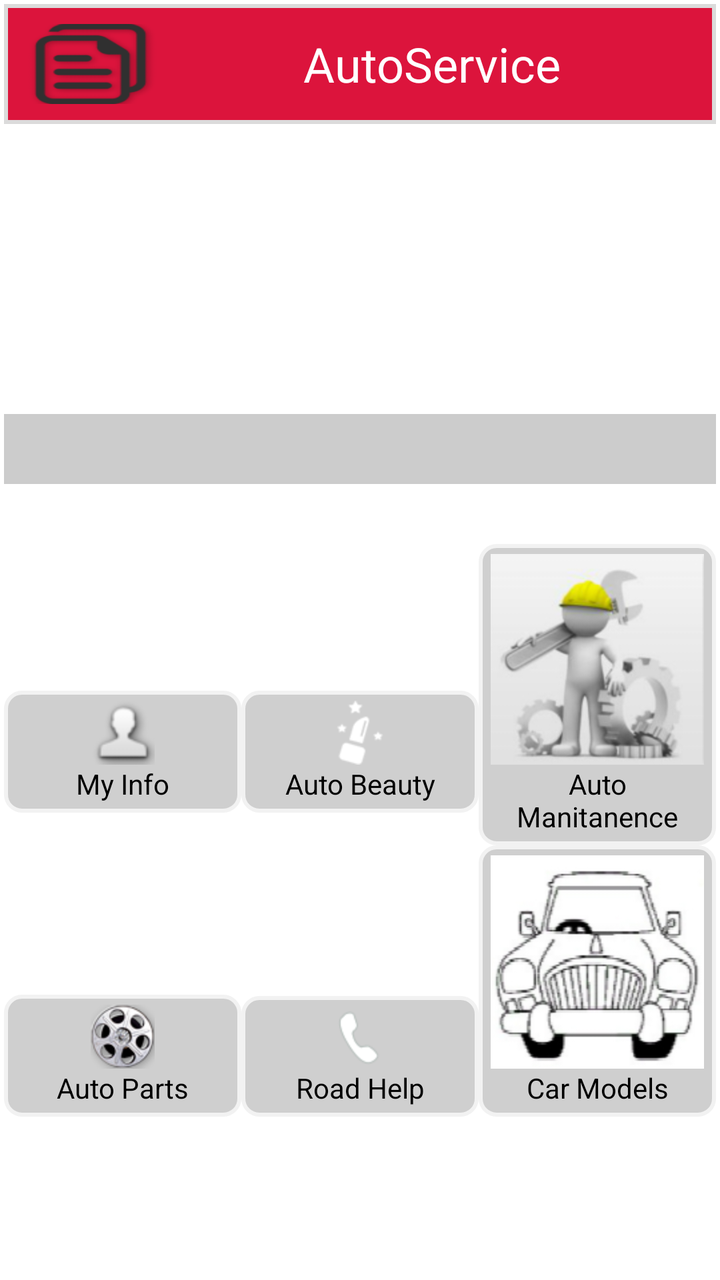
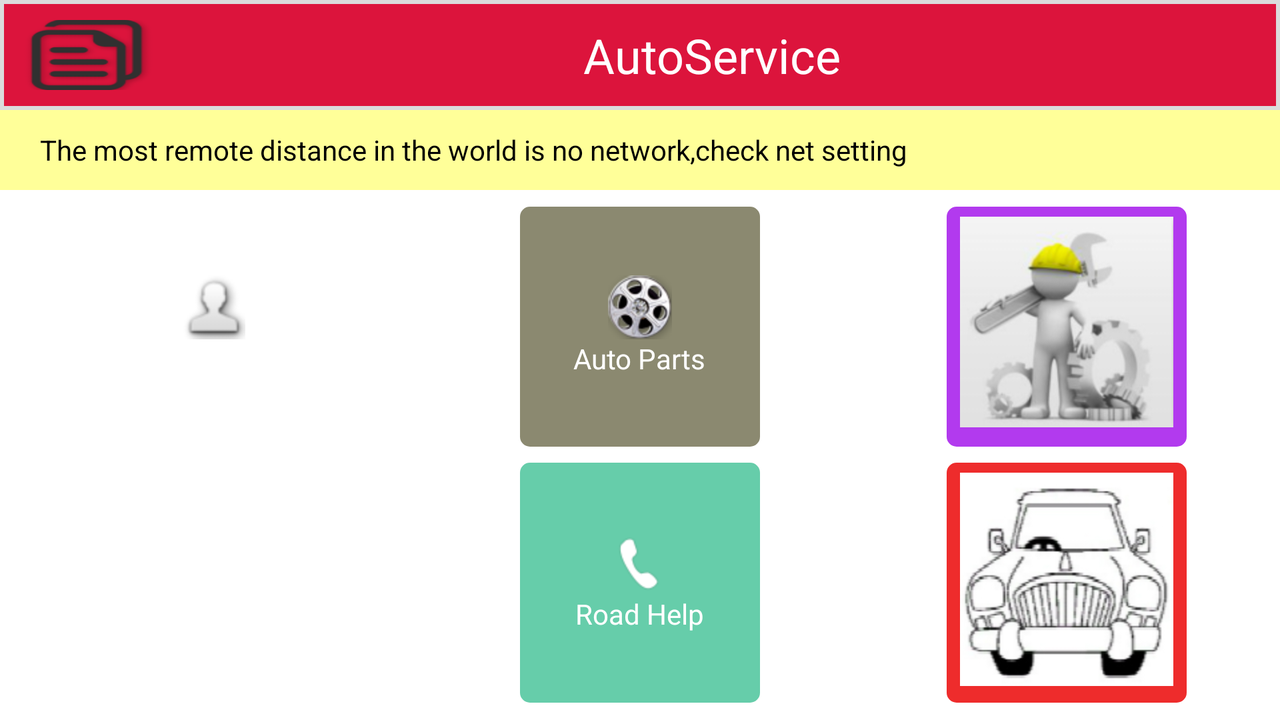

An Android layout and its configuration variant, each rendered on a device that would load it. The default file and the variant file are quoted in full after the pictures.
<!-- AndroidManifest.xml: application theme AppTheme -->
<!-- res/layout/home_page_view.xml -->
<?xml version="1.0" encoding="utf-8"?>
<LinearLayout xmlns:android="http://schemas.android.com/apk/res/android"
    android:layout_width="match_parent"
    android:layout_height="match_parent"
    android:orientation="vertical"
    android:padding="2dp" >
    <include layout="@layout/title"
        android:layout_width="match_parent"
        android:layout_height="60dp"/>
     <include layout="@layout/cycle_picture"/>
    <ImageView
        android:layout_width="match_parent"
        android:layout_height="30dp" 
        android:background="#ffffff"/>
 
    <LinearLayout
        android:layout_width="match_parent"
        android:layout_height="wrap_content"
        android:orientation="horizontal">
      	<Button
        	android:id="@+id/my_info_option"
        	android:layout_width="0dp"
        	android:layout_weight="1"
        	android:layout_height="wrap_content"
        	android:background="@drawable/bt_from1"
        	android:drawableTop="@drawable/my_info_option_bg"
        	android:text="@string/my_info_option_text"/>
     	<Button
        	android:id="@+id/auto_beauty_option"
        	android:layout_width="0dp"
        	android:layout_weight="1"
        	android:layout_height="wrap_content"
        	android:background="@drawable/bt_from1"
        	android:drawableTop="@drawable/auto_beauty_option_bg"
        	android:text="@string/auto_beauty_option_text"/>
     	<Button
        	android:id="@+id/auto_repair_option"
        	android:layout_width="0dp"
        	android:layout_weight="1"
        	android:layout_height="wrap_content"
        	android:background="@drawable/bt_from1"
        	android:drawableTop="@drawable/auto_repair_option_bg"
        	android:text="@string/auto_repair_option_text"/>
     </LinearLayout>
     <LinearLayout
     	android:layout_width="match_parent"
     	android:layout_height="match_parent"
     	android:orientation="horizontal">
     	<Button
        	android:id="@+id/auto_part_option"
        	android:layout_width="0dp"
        	android:layout_weight="1"
       		android:layout_height="wrap_content"
       		android:background="@drawable/bt_from1"
       		android:drawableTop="@drawable/auto_part_option_bg"
       		android:text="@string/auto_part_option_text"/>
    	<Button
      		android:id="@+id/road_assis_option"
       		android:layout_width="0dp"
        	android:layout_weight="1"
       		android:layout_height="wrap_content"
        	android:background="@drawable/bt_from1"
        	android:drawableTop="@drawable/road_assistant_option_bg"
        	android:text="@string/road_assis_option_text"/>
    	<Button
    	    android:id="@+id/car_models_option"
    	    android:layout_width="0dp"
    	    android:layout_weight="1"
    	    android:layout_height="wrap_content"
    	    android:background="@drawable/bt_from1"
    	    android:drawableTop="@drawable/car_models_option_bg"
    	    android:text="@string/car_models_text"/>
      </LinearLayout> 
      
    

</LinearLayout>
<!-- res/layout/title.xml (included above) -->
<?xml version="1.0" encoding="utf-8"?>
<LinearLayout xmlns:android="http://schemas.android.com/apk/res/android"
    android:layout_width="fill_parent"
    android:layout_height="fill_parent"
    android:background="@drawable/title_bar_from1" >
    <Button
        android:id="@+id/list_bt"
        android:layout_width="wrap_content"
        android:layout_height="wrap_content"
        android:layout_gravity="center"
		android:layout_margin="5dip"
		android:background="@drawable/list_button_bg"/>
    <TextView
        android:id="@+id/title_text"
        android:layout_width="0dip"
		android:layout_height="wrap_content"
		android:layout_gravity="center"
		android:layout_marginRight="5dp"
		android:layout_weight="1"
		android:gravity="center"
		android:text="@string/title_default_text"
		android:textColor="#fff"
		android:textSize="24sp" />"

</LinearLayout>
<!-- res/layout/cycle_picture.xml (included above) -->
<?xml version="1.0" encoding="utf-8"?>
<RelativeLayout xmlns:android="http://schemas.android.com/apk/res/android"
    android:layout_width="match_parent"
    android:layout_height="180dp">
    <FrameLayout
        android:layout_width="match_parent"
        android:layout_height="180dp">
	 <android.support.v4.view.ViewPager
        android:id="@+id/vp"
        android:layout_width="match_parent"
        android:layout_height="match_parent"/> 
         <LinearLayout
            android:layout_width="match_parent"
            android:layout_height="35dip"
            android:layout_gravity="bottom"
            android:background="#33000000"
            android:gravity="center"
            android:orientation="vertical" >

            <TextView
                android:id="@+id/title"
                android:layout_width="wrap_content"
                android:layout_height="wrap_content"
                android:text=""
                android:textColor="@android:color/white" />

            <LinearLayout
                android:layout_width="wrap_content"
                android:layout_height="wrap_content"
                android:layout_marginTop="3dip"
                android:orientation="horizontal" >

                <View
                    android:id="@+id/dot_0"
                    android:layout_width="5dip"
                    android:layout_height="5dip"
                    android:layout_marginLeft="2dip"
                    android:layout_marginRight="2dip" 
                    android:background="@drawable/dot_focused"/>

                <View
                    android:id="@+id/dot_1"
                    android:layout_width="5dip"
                    android:layout_height="5dip"
                    android:layout_marginLeft="2dip"
                    android:layout_marginRight="2dip" 
                    android:background="@drawable/dot_normal"/>
                <View
                    android:id="@+id/dot_2"
                    android:layout_width="5dip"
                    android:layout_height="5dip"
                    android:layout_marginLeft="2dip"
                    android:layout_marginRight="2dip" 
                    android:background="@drawable/dot_normal"/>
                <View
                    android:id="@+id/dot_3"
                    android:layout_width="5dip"
                    android:layout_height="5dip"
                    android:layout_marginLeft="2dip"
                    android:layout_marginRight="2dip" 
                    android:background="@drawable/dot_normal"/>
                <View
                    android:id="@+id/dot_4"
                    android:layout_width="5dip"
                    android:layout_height="5dip"
                    android:layout_marginLeft="2dip"
                    android:layout_marginRight="2dip" 
                    android:background="@drawable/dot_normal"/>
                
            </LinearLayout>
        </LinearLayout>
        
     </FrameLayout>
       
</RelativeLayout>
<!-- resources referenced by this layout -->
<resources>
  <!-- drawable auto_beauty_option_bg: png bitmap (drawable-hdpi, 3717 bytes) -->
  <!-- drawable auto_part_option_bg: png bitmap (drawable-hdpi, 6554 bytes) -->
  <!-- drawable auto_repair_option_bg: jpg bitmap (drawable-hdpi, 13342 bytes) -->
  <!-- drawable bt_from1 (drawable-hdpi) -->
  <?xml version="1.0" encoding="utf-8"?>
  <selector xmlns:android="http://schemas.android.com/apk/res/android" >
      <item android:state_pressed="true">
          <shape>
              <gradient android:startColor="#CD00CD" 
                  android:endColor="#CD00CD"/>
              <stroke android:width="2dp" android:color="#DBDBDB"/>
              <corners android:radius="5dp"/>
              <padding android:left="5dp" android:top="5dp"
                  android:right="5dp" android:bottom="5dp"/>
           </shape>
      </item>
      <item>
         <shape>
              <gradient android:startColor="#CFCFCF"
                  android:endColor="#CFCFCF"/>
              <stroke android:width="2dp" android:color="#F2F2F2"/>
              <corners android:radius="8dp"/>
              <padding android:left="5dp" android:top="5dp"
                  android:right="5dp" android:bottom="5dp"/>
           </shape> 
      </item>
  </selector>
  <!-- drawable car_models_option_bg: jpg bitmap (drawable-hdpi, 20497 bytes) -->
  <!-- drawable list_button_bg: jpg bitmap (drawable-hdpi, 4658 bytes) -->
  <!-- drawable my_info_option_bg: png bitmap (drawable-hdpi, 2649 bytes) -->
  <!-- drawable road_assistant_option_bg: jpg bitmap (drawable-hdpi, 23996 bytes) -->
  <!-- drawable title_bar_from1 (drawable) -->
  <?xml version="1.0" encoding="utf-8"?>
  <shape xmlns:android="http://schemas.android.com/apk/res/android" >
      <solid android:color="#1E90FF"/>
      <padding android:left="5dp" android:top="5dp"
               android:right="5dp" android:bottom="5dp"/>
  </shape>
  <string name="auto_beauty_option_text">Auto Beauty</string>
  <string name="auto_part_option_text">Auto Parts</string>
  <string name="auto_repair_option_text">Auto Manitanence</string>
  <string name="car_models_text">Car Models</string>
  <string name="my_info_option_text">My Info</string>
  <string name="road_assis_option_text"> Road Help</string>
  <string name="title_default_text">AutoService</string>
  <style name="AppTheme" parent="AppBaseTheme">
      </style>
  <style name="AppBaseTheme" parent="android:Theme.Light">
      </style>
</resources>
<!-- res/layout-land/home_page_view.xml (the repository's variant of the layout above) -->
<!-- drawn on the phone turned sideways -->
<?xml version="1.0" encoding="utf-8"?>
<LinearLayout xmlns:android="http://schemas.android.com/apk/res/android"
    android:layout_width="match_parent"
    android:layout_height="match_parent"
    android:orientation="vertical"
     >
    <include layout="@layout/title"
        android:layout_width="match_parent"
        android:layout_height="55dp"/>
    <include layout="@layout/net_state_notifiction_layout"/>

    <include layout="@layout/home_menu_layout_land"/>
</LinearLayout>
<!-- res/layout/net_state_notifiction_layout.xml (included above) -->
<?xml version="1.0" encoding="utf-8"?>
<RelativeLayout xmlns:android="http://schemas.android.com/apk/res/android"
    android:id="@+id/net_view_r1"
    android:layout_width="match_parent"
    android:layout_height="40dp"
    android:background="@color/yellow_warning"
    android:onClick="true"
    android:visibility="visible" >
     <ImageView
        android:id="@+id/dd"
        style="@style/wrap_content"
        android:layout_alignParentLeft="true"
        android:layout_centerVertical="true"
        android:layout_marginLeft="10dip"
        android:src="@drawable/msp_edit_warning" />

    <TextView
        android:id="@+id/net_title_tv"
        style="@style/wrap_content"
           android:layout_centerVertical="true"
     android:layout_marginLeft="10dip"
        android:background="@color/yellow_warning"
        android:text="@string/net_unavailable"
        android:textColor="@android:color/black"
        android:layout_toRightOf="@id/dd"
        android:textSize="14sp" />

    <ImageView
        style="@style/wrap_content"
        android:layout_alignParentRight="true"
        android:layout_centerVertical="true"
        android:layout_marginRight="5dp"
        android:src="@drawable/arrow_right" />
	
</RelativeLayout>
<!-- res/layout/home_menu_layout_land.xml (included above) -->
<?xml version="1.0" encoding="utf-8"?>
<LinearLayout xmlns:android="http://schemas.android.com/apk/res/android"
    android:baselineAligned="false" 
    style="@style/match_parent"
    android:background="@color/menu_background_color"
    android:orientation="horizontal">
    <LinearLayout
        android:layout_width="0dp"
        android:layout_height="match_parent"
        android:layout_weight="1"
       	android:gravity="center"
       	android:orientation="vertical">
       	<LinearLayout
       	    android:id="@+id/my_info_menu"
       	    style="@style/menu_button_style"
       	    android:background="@drawable/button_form1">
       	    <ImageView
       	        android:background="@drawable/my_info_option_bg"
       	        style="@style/wrap_content"
       	       />
       	    <TextView
       	        style="@style/menu_text_style"
       	        android:text="@string/my_info_option_text"/>
       	</LinearLayout>
       	<LinearLayout
       	    android:id="@+id/auto_beauty_menu"
       	    style="@style/menu_button_style"
       	    android:background="@drawable/button_form2">
       	    <ImageView
       	        android:background="@drawable/auto_beauty_option_bg"
       	       	style="@style/wrap_content"/>"
       	    <TextView
       	        style="@style/menu_text_style"
       	        android:text="@string/auto_beauty_option_text"/>
       	</LinearLayout>
       	
   	</LinearLayout>
   	
    <LinearLayout
        android:layout_width="0dp"
        android:layout_height="match_parent"
        android:layout_weight="1"
       	android:gravity="center"
       	android:orientation="vertical">
       	<LinearLayout
       	    android:id="@+id/auto_part_menu"
       	    style="@style/menu_button_style"
       	    android:background="@drawable/button_form4">
       	    <ImageView
       	        android:background="@drawable/auto_part_option_bg"
       	        style="@style/wrap_content"/>
       	    <TextView
       	        style="@style/menu_text_style"
       	        android:text="@string/auto_part_option_text"/>
       	</LinearLayout>
       	<LinearLayout
       	    android:id="@+id/road_assis_menu"
       	    style="@style/menu_button_style"
       	    android:background="@drawable/button_form5">
       	    <ImageView
       	        android:background="@drawable/road_assistant_option_bg"
       	         style="@style/wrap_content"/>
       	    <TextView
       	        style="@style/menu_text_style"
       	        android:text="@string/road_assis_option_text"/>
       	</LinearLayout>
       	
   	</LinearLayout>
   	<LinearLayout
        android:layout_width="0dp"
        android:layout_height="match_parent"
        android:layout_weight="1"
       	android:gravity="center"
       	android:orientation="vertical">
       	<LinearLayout
       	    android:id="@+id/auto_repair_menu"
       	    style="@style/menu_button_style"
       	    android:background="@drawable/button_form3">
       	    <ImageView
       	        android:background="@drawable/auto_repair_option_bg"
       	        style="@style/wrap_content"/>
       	    <TextView
       	        style="@style/menu_text_style"
       	        android:text="@string/auto_repair_option_text"/>
       	</LinearLayout>
       	<LinearLayout
       	    android:id="@+id/car_models_menu"
       	    style="@style/menu_button_style"
       	    android:background="@drawable/button_form6">
       	    <ImageView
       	        android:background="@drawable/car_models_option_bg"
       	       	style="@style/wrap_content"/>
       	    <TextView
       	        style="@style/menu_text_style"
       	        android:text="@string/car_models_text"/>
       	</LinearLayout>
   	</LinearLayout>

</LinearLayout>
<!-- resources referenced by the variant -->
<!-- as the phone turned sideways resolves them -->
<resources>
  <color name="menu_background_color">#ffffff</color>
  <color name="yellow_warning">#FFFF99</color>
  <!-- drawable button_form3 (drawable) -->
  <?xml version="1.0" encoding="utf-8"?>
  <selector xmlns:android="http://schemas.android.com/apk/res/android" >
          <item>
          <shape>
           <solid android:color="#B23AEE"/> 
              
              <corners android:radius="5dp"/>
              <padding android:left="5dp" android:top="5dp"
                  android:right="5dp" android:bottom="5dp"/>
           </shape>
      </item>
  
  </selector>
  <!-- drawable button_form4 (drawable) -->
  <?xml version="1.0" encoding="utf-8"?>
  <selector xmlns:android="http://schemas.android.com/apk/res/android" >
          <item>
          <shape>
           <solid android:color="#8B8970"/> 
              
              <corners android:radius="5dp"/>
              <padding android:left="5dp" android:top="5dp"
                  android:right="5dp" android:bottom="5dp"/>
           </shape>
      </item>
  
  </selector>
  <!-- drawable button_form5 (drawable) -->
  <?xml version="1.0" encoding="utf-8"?>
  <selector xmlns:android="http://schemas.android.com/apk/res/android" >
          <item>
          <shape>
           <solid android:color="#66CDAA"/> 
              
              <corners android:radius="5dp"/>
              <padding android:left="5dp" android:top="5dp"
                  android:right="5dp" android:bottom="5dp"/>
           </shape>
      </item>
  
  </selector>
  <!-- drawable button_form6 (drawable) -->
  <?xml version="1.0" encoding="utf-8"?>
  <selector xmlns:android="http://schemas.android.com/apk/res/android" >
          <item>
          <shape>
           <solid android:color="#EE2C2C"/> 
              
              <corners android:radius="5dp"/>
              <padding android:left="5dp" android:top="5dp"
                  android:right="5dp" android:bottom="5dp"/>
           </shape>
      </item>
  
  </selector>
  <!-- drawable list_button_bg: jpg bitmap (drawable-hdpi, 4658 bytes) -->
  <!-- drawable my_info_option_bg: png bitmap (drawable-hdpi, 2649 bytes) -->
  <!-- drawable title_bar_from1 (drawable) -->
  <?xml version="1.0" encoding="utf-8"?>
  <shape xmlns:android="http://schemas.android.com/apk/res/android" >
      <solid android:color="#1E90FF"/>
      <padding android:left="5dp" android:top="5dp"
               android:right="5dp" android:bottom="5dp"/>
  </shape>
  <string name="auto_beauty_option_text">Auto Beauty</string>
  <string name="auto_part_option_text">Auto Parts</string>
  <string name="auto_repair_option_text">Auto Manitanence</string>
  <string name="car_models_text">Car Models</string>
  <string name="my_info_option_text">My Info</string>
  <string name="net_unavailable">The most remote distance in the world is no network,check net setting</string>
  <string name="road_assis_option_text"> Road Help</string>
  <string name="title_default_text">AutoService</string>
  <style name="match_parent">
         <item name="android:layout_width">match_parent</item>
         <item name="android:layout_height">match_parent</item>
    	</style>
  <style name="menu_button_style">
          <item name="android:gravity">center</item>
          <item name="android:orientation">vertical</item>
          <item name="android:layout_width">120dp</item>
          <item name="android:layout_height">120dp</item>
          <item name="android:layout_margin">4dp</item>
          
      </style>
  <style name="menu_text_style">
  		<item name="android:layout_width">wrap_content</item>
          <item name="android:layout_height">wrap_content</item>
          <item name="android:textColor">@color/menu_text_color_white</item>
       </style>
  <style name="wrap_content">
          <item name="android:layout_width">wrap_content</item>
          <item name="android:layout_height">wrap_content</item>
      </style>
  <style name="AppTheme" parent="AppBaseTheme">
      </style>
  <color name="menu_text_color_white">#fff</color>
  <style name="AppBaseTheme" parent="android:Theme.Light">
      </style>
</resources>
